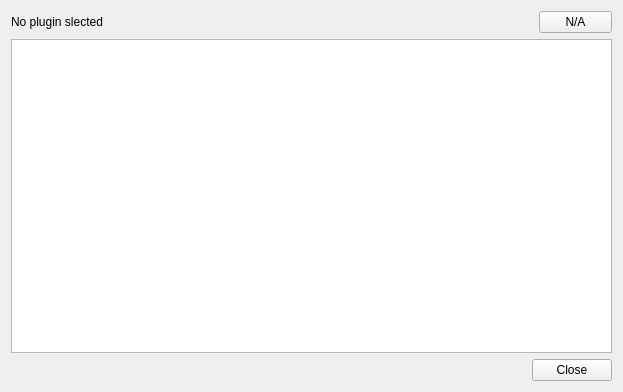
<?xml version="1.0" encoding="UTF-8"?>
<ui version="4.0">
 <class>LoadedPlugins</class>
 <widget class="QWidget" name="LoadedPlugins">
  <property name="geometry">
   <rect>
    <x>0</x>
    <y>0</y>
    <width>623</width>
    <height>392</height>
   </rect>
  </property>
  <property name="windowTitle">
   <string>Loaded Plugins</string>
  </property>
  <layout class="QVBoxLayout" name="verticalLayout">
   <item>
    <widget class="QWidget" name="horizontalWidget" native="true">
     <layout class="QHBoxLayout" name="horizontalLayout">
      <property name="margin">
       <number>0</number>
      </property>
      <item>
       <widget class="QLabel" name="plugin_name">
        <property name="text">
         <string>No plugin slected</string>
        </property>
       </widget>
      </item>
      <item>
       <widget class="QPushButton" name="enable_btn">
        <property name="maximumSize">
         <size>
          <width>73</width>
          <height>16777215</height>
         </size>
        </property>
        <property name="text">
         <string>N/A</string>
        </property>
       </widget>
      </item>
     </layout>
    </widget>
   </item>
   <item>
    <widget class="QTableWidget" name="tableWidget">
     <property name="editTriggers">
      <set>QAbstractItemView::NoEditTriggers</set>
     </property>
     <property name="selectionMode">
      <enum>QAbstractItemView::SingleSelection</enum>
     </property>
     <property name="selectionBehavior">
      <enum>QAbstractItemView::SelectRows</enum>
     </property>
     <property name="iconSize">
      <size>
       <width>32</width>
       <height>32</height>
      </size>
     </property>
     <property name="showGrid">
      <bool>false</bool>
     </property>
     <attribute name="horizontalHeaderVisible">
      <bool>false</bool>
     </attribute>
     <attribute name="horizontalHeaderDefaultSectionSize">
      <number>173</number>
     </attribute>
     <attribute name="horizontalHeaderHighlightSections">
      <bool>false</bool>
     </attribute>
     <attribute name="horizontalHeaderMinimumSectionSize">
      <number>173</number>
     </attribute>
     <attribute name="horizontalHeaderStretchLastSection">
      <bool>true</bool>
     </attribute>
     <attribute name="verticalHeaderVisible">
      <bool>false</bool>
     </attribute>
     <attribute name="verticalHeaderDefaultSectionSize">
      <number>36</number>
     </attribute>
     <attribute name="verticalHeaderHighlightSections">
      <bool>false</bool>
     </attribute>
     <attribute name="verticalHeaderMinimumSectionSize">
      <number>36</number>
     </attribute>
     <column>
      <property name="text">
       <string>Name</string>
      </property>
     </column>
     <column>
      <property name="text">
       <string>Description</string>
      </property>
     </column>
    </widget>
   </item>
   <item>
    <widget class="QDialogButtonBox" name="buttonBox">
     <property name="standardButtons">
      <set>QDialogButtonBox::Close</set>
     </property>
    </widget>
   </item>
  </layout>
 </widget>
 <resources/>
 <connections/>
</ui>
